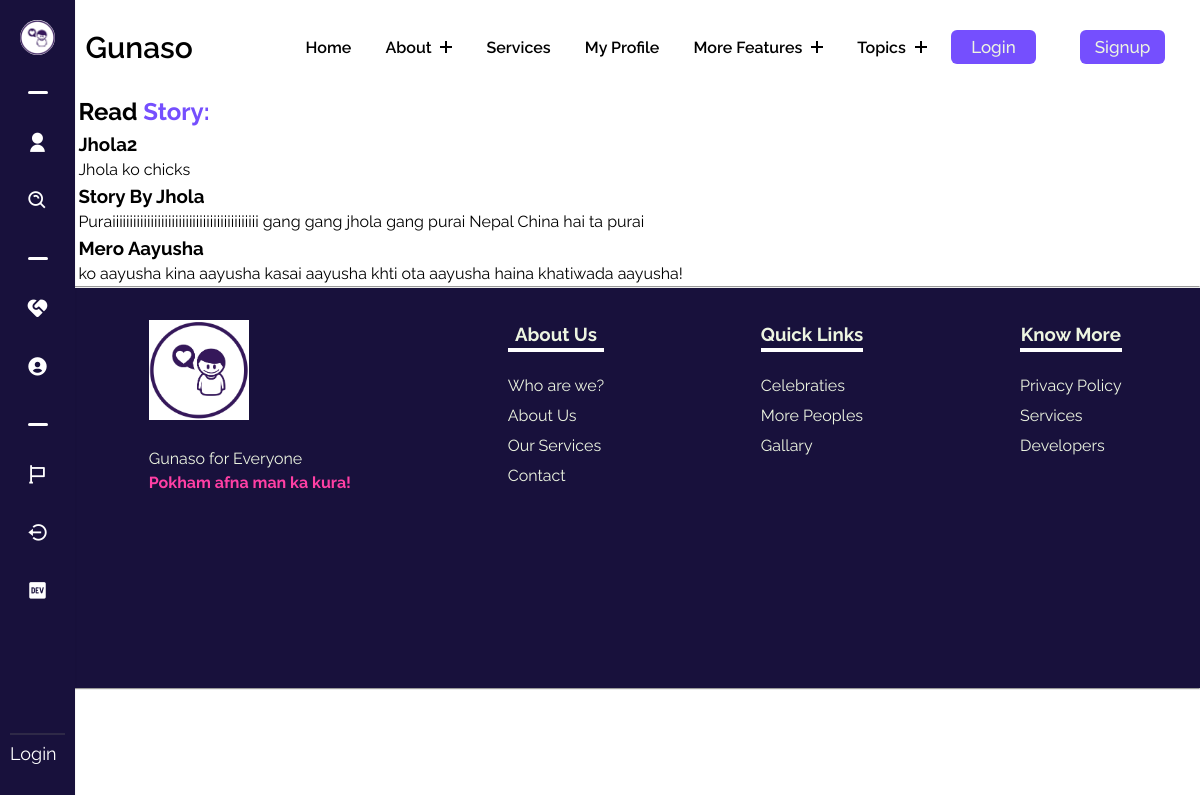
Before: /read-story/ with the older database file.
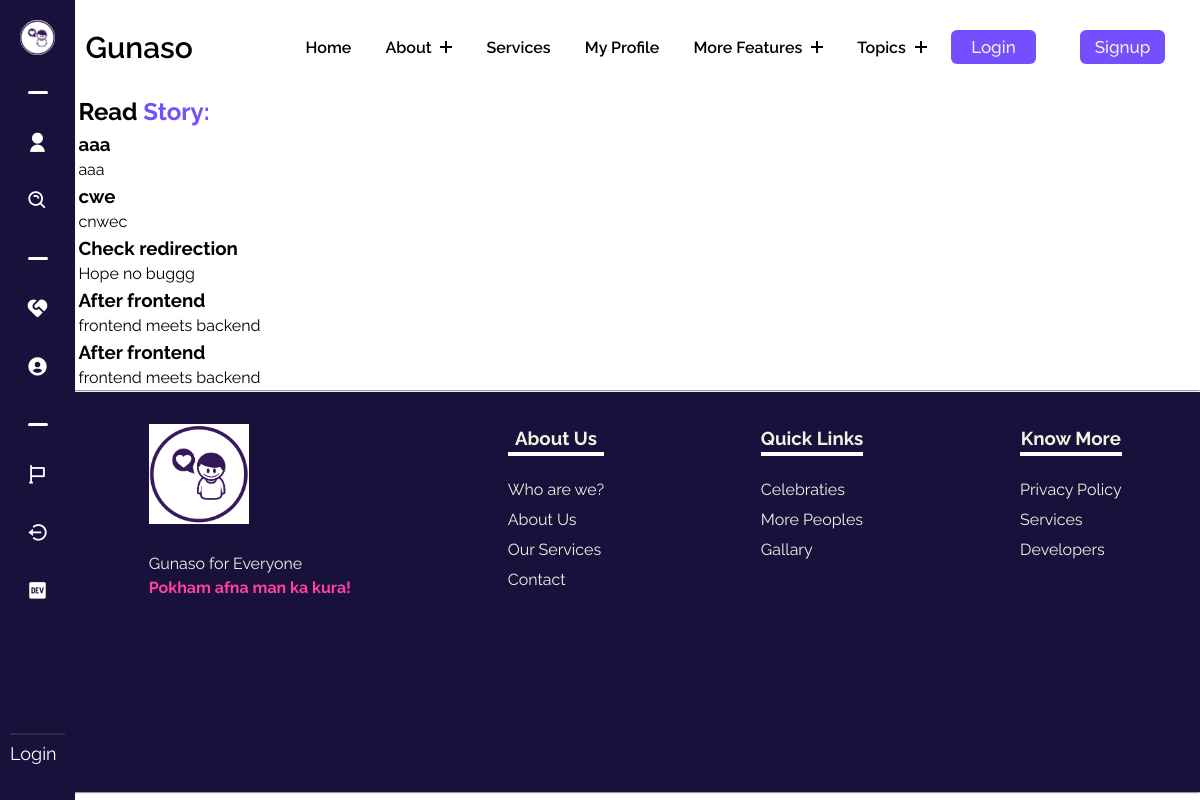
After: the same page with the newer database file.
### gunasoApp/models.py (models this page shows, shortened)
class Story(models.Model):
    sno = models.AutoField(primary_key=True)
    user = models.ForeignKey(User, on_delete=models.CASCADE)
    storySubject = models.CharField(max_length = 255)
    storyType = models.CharField(max_length = 50)
    storyContent = models.TextField(blank=True)

### gunasoApp/views.py (the view)
# urls.py: path('read-story/',views.readstory, name='readstory'),
def readstory(request):
    stories = Story.objects.all()[::-1]
    context = {"stories":stories}
    return render(request, 'readstory.html', context)

### templates/readstory.html (shortened to what this page needs)
{% extends 'base.html' %}
{% load static %}
    {% block base_style%}
    {{ block.super }}
    <link rel="stylesheet" href="{% static 'styles/readstory.css' %}">
    {% endblock base_style%}
    {% block content %}
    <div class="readstorymain">
        <h2>Read <span>Story:</span></h2>
        {% for item in stories %}
        <h3>{{item.storySubject}}</h3>
        <p>{{item.storyContent}}</p>
        {% endfor %}
    </div>
    {% endblock %}

### templates/base.html (shortened to what this page needs)
{% load static %}
<!DOCTYPE html>
<html lang="en">
<head>
    {% block base_style%}
    <link rel="stylesheet" href="{% static 'styles/base.css' %}">
    {% endblock base_style%}
    <link rel="stylesheet" href="https://cdnjs.cloudflare.com/ajax/libs/font-awesome/4.7.0/css/font-awesome.min.css" />
    <link href="https://cdn.jsdelivr.net/npm/remixicon@4.0.0/fonts/remixicon.css" rel="stylesheet" />
    <link flex href="https://unpkg.com/boxicons@2.1.4/css/boxicons.min.css" rel="stylesheet" />
</head>
<body>
    <header class="header">
        <div class="container_nav">
            <div class="header-main">
                <div class="logo">
                    <a href="/">
                        <span class="img_side_text">Gunaso</span>
                    </a>
                </div>
                <nav class="nav-menu">
                    <ul class="menu">
                        <li class="menu-item">
                            <a href="/">Home</a>
                        </li>
                        <li class="menu-item menu-item-has-children">
                            <a href="#" data-toggle="sub-menu">About <i class="plus"></i></a>
                        </li>
                        <li class="menu-item">
                            <a href="{% url 'services' %}">Services</a>
                        </li>
                        <li class="menu-item">
                            <a href="/user/{{request.user}}">My Profile</a>
                        </li>
                        <li class="menu-item menu-item-has-children">
                            <a href="#" data-toggle="sub-menu">More Features <i class="plus"></i></a>
                        </li>
                        <li class="menu-item menu-item-has-children">
                            <a href="#" data-toggle="sub-menu">Topics <i class="plus"></i></a>
                        </li>
                        {% if user.is_authenticated %}
                        <button id="logoutbtn" onclick="logoutfunc()">
                            Logout
                        </button>
                        {% else %}
                        <button id="loginbtn" onclick="loginfunc()">
                            Login
                        </button>
                        <button id="signupbtn" onclick="signupfunc()">
                            Signup
                        </button>
                        {% endif %}
                    </ul>
                </nav>
            </div>
        </div>
    </header>
    <nav class="sidebar hoverable close">
        <div class="logo_items flex">
            <span class="nav_image">
                <img src="{% static 'images/headlogocopy.png' %}" alt="logo_img" />
            </span>
        </div>
        <div class="menu_container">
            <div class="menu_items">
                <ul class="menu_item">
                    <div class="menu_title flex">
                        <span class="line"></span>
                    </div>
                    <li class="item">
                        <a href="/user/{{request.user}}" class="link flex">
                            <i class="ri-user-fill"></i>
                        </a>
                    </li>
                    <li class="item">
                        <a href="{% url 'update_profile' %}" class="link flex">
                            <i class='bx bx-search-alt'></i>
                        </a>
                    </li>
                </ul>
                <ul class="menu_item">
                    <div class="menu_title flex">
                        <span class="line"></span>
                    </div>
                    <li class="item">
                        <a href="{% url 'person' %}" class="link flex">
                            <i class="ri-service-fill"></i>
                        </a>
                    </li>
                    <li class="item">
                        <a href="{% url 'topics' %}" class="link flex">
                            <i class='bx bxs-user-circle'></i>
                        </a>
                    </li>
                </ul>
                <ul class="menu_item">
                    <div class="menu_title flex">
                        <span class="line"></span>
                    </div>
                    <li class="item">
                        <a href="{% url 'readstory' %}" class="link flex">
                            <i class="bx bx-flag"></i>
                        </a>
                    </li>
                    <li class="item">
                        <a href="{% url 'logout' %}" class="link flex">
                            <i class='bx bx-log-out-circle'></i>
                        </a>
                    </li>
                    <li class="item">
                        <a href="{% url 'developers' %}" class="link flex">
                            <i class='bx bxl-dev-to'></i>
                        </a>
                    </li>
                </ul>
            </div>
            <div class="sidebar_profile flex">
                {% if user.is_authenticated %}
                <span class="nav_image">
                    <img src="{{request.user.Profile.image.url}}" alt="logo_img" />
                </span>
                <div class="data_text">
                    <span class="name">{{request.user}}</span>
                    <span class="email">{{request.user.email}}</span>
                </div>
                {% else %}
                <span class="name">Login</span>
                {% endif %}
            </div>
        </div>
    </nav>
    {% block content %} {% endblock %}
    <hr>
    <footer class="footer">
        <div class="fone">
            <img src="{%static 'images/headlogocopy.png'%}" alt="lyamma lyamm logo" class="footer-logo">
            <p>Gunaso for Everyone<br> <span>Pokham afna man ka kura!</span></p>
        </div>
        <div class="ftwo">
            <ul>
                <h3 class="footer-h3">About Us</h3>
                <li><a href="">Who are we?</a></li>
                <li><a href="">About Us</a></li>
                <li><a href="">Our Services</a></li>
                <li><a href="">Contact</a></li>
            </ul>
        </div>
        <div class="fthree">
            <ul>
                <h3 class="footer-h3">Quick Links</h3>
                <li><a href="{% url 'topics'%}">Celebraties</a></li>
                <li><a href="{% url 'person'%}">More Peoples</a></li>
                <li><a href="{% url 'gallary' %}">Gallary</a></li>
            </ul>
        </div>
        <div class="ffour">
            <ul>
                <h3 class="footer-h3">Know More</h3>
                <li><a href="">Privacy Policy</a></li>
                <li><a href="">Services</a></li>
                <li><a href="">Developers</a></li>
            </ul>
        </div>
    </footer>
    <hr>
</body>
</html>

### static/styles/base.css (style rules this page uses)
:root { --dark: #754ffe; --darkgreen: #379683; --bcolor: #5CDB95; --cooltexr: #4a4b65; --backupgreen: #8EE4AF; --para: #EDF5E1; --mainheading: #FFF; --hotish: #FF3FA4; --skyblue: #525FE1; --footer: #18113c; }
body { line-height: 1.5; font-family: "Raleway", sans-serif; font-weight: 400; background-color: var(--mainheading); }
* { margin: 0; padding: 0; box-sizing: border-box; }
.container_nav { margin: auto; }
ul { z-index: 11; list-style: none; margin: 0; padding: 0; }
.menu-item a { text-decoration: none; }
.header { position: static; width: 100%; left: 0; top: 0; z-index: 99; padding: 0px; }
.header-main { background-color: var(--mainheading); margin-left: 4.4rem; display: flex; justify-content: space-between; align-items: center; padding: 10px 0; border-radius: 4px; }
.header .logo { padding: 0 15px; }
.header .logo a { text-decoration: none; font-size: 30px; text-transform: capitalize; color: black; font-weight: 600; }
.header .nav-menu { padding: 0 15px; }
.header .menu>.menu-item { display: inline-block; margin-left: 30px; position: relative; }
.header .menu>.menu-item>a { display: block; padding: 12px 0; font-size: 16px; color: #000000; text-transform: capitalize; font-weight: 600; transition: all 0.3s ease; }
.header .menu>.menu-item>a .plus { display: inline-block; height: 12px; width: 12px; position: relative; margin-left: 5px; pointer-events: none; }
.header .menu>.menu-item>a .plus:before, .header .menu>.menu-item>a .plus:after { content: ""; position: absolute; box-sizing: border-box; left: 50%; top: 50%; background-color: #000000; height: 2px; width: 100%; transform: translate(-50%, -50%); transition: all 0.3s ease; }
.header .menu>.menu-item>a .plus:after { transform: translate(-50%, -50%) rotate(-90deg); }
button { cursor: pointer; background-color: #754ffe; font-family: inherit; display: inline-block; width: 5em; height: 2em; line-height: 1.9em; margin: 20px; position: relative; overflow: hidden; border: 2px solid var(--color); transition: color .5s; z-index: 1; font-size: 17px; border-radius: 6px; font-weight: 500; color: var(--para); }
button:before { content: ""; position: absolute; z-index: -1; background: var(--skyblue); height: 150px; width: 200px; border-radius: 50%; }
button:before { top: 100%; left: 100%; transition: all .7s; }
.footer { padding: 2rem 0 0; height: 50vh; background-color: var(--footer); margin-left: 4.4rem; color: var(--para); display: flex; justify-content: space-around; }
.footer .fone { display: flex; flex-direction: column; gap: 1.7rem; }
.footer .fone span { color: var(--hotish); font-weight: bold; }
.footer ul { list-style: none; display: flex; flex-direction: column; gap: 6px; }
.footer ul li a { text-decoration: none; color: var(--para); }
.footer-logo { height: 100px; width: 100px; }
.footer-h3 { text-align: center; border-bottom: 4px solid var(--mainheading); margin-bottom: 1rem; }
.flex { display: flex; align-items: center; }
.nav_image { display: flex; min-width: 55px; justify-content: center; }
.nav_image img { height: 35px; width: 35px; border-radius: 50%; object-fit: cover; }
.sidebar { z-index: 111; position: fixed; top: 0; left: 0; height: 100%; width: 270px; background: var(--footer); padding: 15px 10px; box-shadow: 0 0 2px rgba(0, 0, 0, 0.1); transition: all 0.4s ease; }
.sidebar.close { width: calc(55px + 20px); }
.logo_items { gap: 8px; }
.menu_container { display: flex; flex-direction: column; justify-content: space-between; margin-top: 7px; overflow-y: auto; height: calc(100% - 70px); }
.menu_title { position: relative; height: 50px; width: 55px; }
.menu_title .line { position: absolute; left: 50%; transform: translateX(-50%); height: 3px; width: 20px; border-radius: 25px; background: #fff; transition: all 0.3s ease; }
.menu_title .line { opacity: 0; }
.sidebar.close .line { opacity: 1; }
.item { list-style: none; }
.link { text-decoration: none; border-radius: 8px; margin-bottom: 8px; color: #fff; }
.link i { height: 50px; min-width: 55px; display: flex; font-size: 22px; align-items: center; justify-content: center; border-radius: 4px; }
.sidebar_profile { padding-top: 5px; margin-top: 5px; gap: 15px; border-top: 2px solid rgba(100, 100, 100, 0.3); }
.sidebar_profile .name { font-size: 18px; color: #fff; }

Changed rows visible on the page:
removed Story: storySubject "Jhola2", storyContent "Jhola ko chicks"
removed Story: storySubject "Story By Jhola", storyContent "Puraiiiiiiiiiiiiiiiiiiiiiiiiiiiiiiiiiiiiiiiiii gang gang jhola gang purai Nepal China hai ta purai"
removed Story: storySubject "Mero Aayusha", storyContent "ko aayusha kina aayusha kasai aayusha khti ota aayusha haina khatiwada aayusha!"
added Story: storySubject "aaa", storyContent "aaa"
added Story: storySubject "cwe", storyContent "cnwec"
added Story: storySubject "Check redirection", storyContent "Hope no buggg"
added Story: storySubject "After frontend", storyContent "frontend meets backend"
added Story: storySubject "After frontend", storyContent "frontend meets backend"
